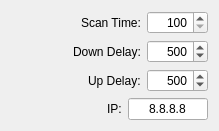
<?xml version="1.0" encoding="UTF-8"?>
<ui version="4.0">
 <class>WifiMon</class>
 <widget class="QMainWindow" name="WifiMon">
  <property name="geometry">
   <rect>
    <x>0</x>
    <y>0</y>
    <width>219</width>
    <height>124</height>
   </rect>
  </property>
  <property name="sizePolicy">
   <sizepolicy hsizetype="Fixed" vsizetype="Fixed">
    <horstretch>0</horstretch>
    <verstretch>0</verstretch>
   </sizepolicy>
  </property>
  <property name="windowTitle">
   <string>WifiMon</string>
  </property>
  <widget class="QWidget" name="centralWidget">
   <layout class="QVBoxLayout" name="verticalLayout">
    <item>
     <layout class="QHBoxLayout" name="horizontalLayout">
      <item>
       <spacer name="horizontalSpacer_2">
        <property name="orientation">
         <enum>Qt::Horizontal</enum>
        </property>
        <property name="sizeHint" stdset="0">
         <size>
          <width>40</width>
          <height>20</height>
         </size>
        </property>
       </spacer>
      </item>
      <item>
       <widget class="QLabel" name="label">
        <property name="text">
         <string>Scan Time:</string>
        </property>
       </widget>
      </item>
      <item>
       <widget class="QSpinBox" name="scanTime">
        <property name="minimumSize">
         <size>
          <width>50</width>
          <height>0</height>
         </size>
        </property>
        <property name="alignment">
         <set>Qt::AlignRight|Qt::AlignTrailing|Qt::AlignVCenter</set>
        </property>
        <property name="minimum">
         <number>100</number>
        </property>
        <property name="maximum">
         <number>10000</number>
        </property>
        <property name="singleStep">
         <number>100</number>
        </property>
       </widget>
      </item>
     </layout>
    </item>
    <item>
     <layout class="QHBoxLayout" name="horizontalLayout_2">
      <item>
       <spacer name="horizontalSpacer">
        <property name="orientation">
         <enum>Qt::Horizontal</enum>
        </property>
        <property name="sizeHint" stdset="0">
         <size>
          <width>40</width>
          <height>20</height>
         </size>
        </property>
       </spacer>
      </item>
      <item>
       <widget class="QLabel" name="label_2">
        <property name="text">
         <string>Down Delay:</string>
        </property>
       </widget>
      </item>
      <item>
       <widget class="QSpinBox" name="downTime">
        <property name="minimumSize">
         <size>
          <width>50</width>
          <height>0</height>
         </size>
        </property>
        <property name="alignment">
         <set>Qt::AlignRight|Qt::AlignTrailing|Qt::AlignVCenter</set>
        </property>
        <property name="minimum">
         <number>100</number>
        </property>
        <property name="maximum">
         <number>10000</number>
        </property>
        <property name="singleStep">
         <number>100</number>
        </property>
        <property name="value">
         <number>500</number>
        </property>
       </widget>
      </item>
     </layout>
    </item>
    <item>
     <layout class="QHBoxLayout" name="horizontalLayout_3">
      <item>
       <spacer name="horizontalSpacer_3">
        <property name="orientation">
         <enum>Qt::Horizontal</enum>
        </property>
        <property name="sizeHint" stdset="0">
         <size>
          <width>40</width>
          <height>20</height>
         </size>
        </property>
       </spacer>
      </item>
      <item>
       <widget class="QLabel" name="label_3">
        <property name="text">
         <string>Up Delay:</string>
        </property>
       </widget>
      </item>
      <item>
       <widget class="QSpinBox" name="upTime">
        <property name="minimumSize">
         <size>
          <width>50</width>
          <height>0</height>
         </size>
        </property>
        <property name="alignment">
         <set>Qt::AlignRight|Qt::AlignTrailing|Qt::AlignVCenter</set>
        </property>
        <property name="minimum">
         <number>100</number>
        </property>
        <property name="maximum">
         <number>10000</number>
        </property>
        <property name="singleStep">
         <number>100</number>
        </property>
        <property name="value">
         <number>500</number>
        </property>
       </widget>
      </item>
     </layout>
    </item>
    <item>
     <layout class="QHBoxLayout" name="horizontalLayout_4">
      <item>
       <spacer name="horizontalSpacer_4">
        <property name="orientation">
         <enum>Qt::Horizontal</enum>
        </property>
        <property name="sizeHint" stdset="0">
         <size>
          <width>40</width>
          <height>20</height>
         </size>
        </property>
       </spacer>
      </item>
      <item>
       <widget class="QLabel" name="label_4">
        <property name="text">
         <string>IP:</string>
        </property>
       </widget>
      </item>
      <item>
       <widget class="QLineEdit" name="ip">
        <property name="maximumSize">
         <size>
          <width>80</width>
          <height>16777215</height>
         </size>
        </property>
        <property name="inputMask">
         <string notr="true"/>
        </property>
        <property name="text">
         <string>8.8.8.8</string>
        </property>
        <property name="maxLength">
         <number>15</number>
        </property>
        <property name="alignment">
         <set>Qt::AlignCenter</set>
        </property>
       </widget>
      </item>
     </layout>
    </item>
   </layout>
  </widget>
 </widget>
 <layoutdefault spacing="6" margin="11"/>
 <resources/>
 <connections/>
</ui>
